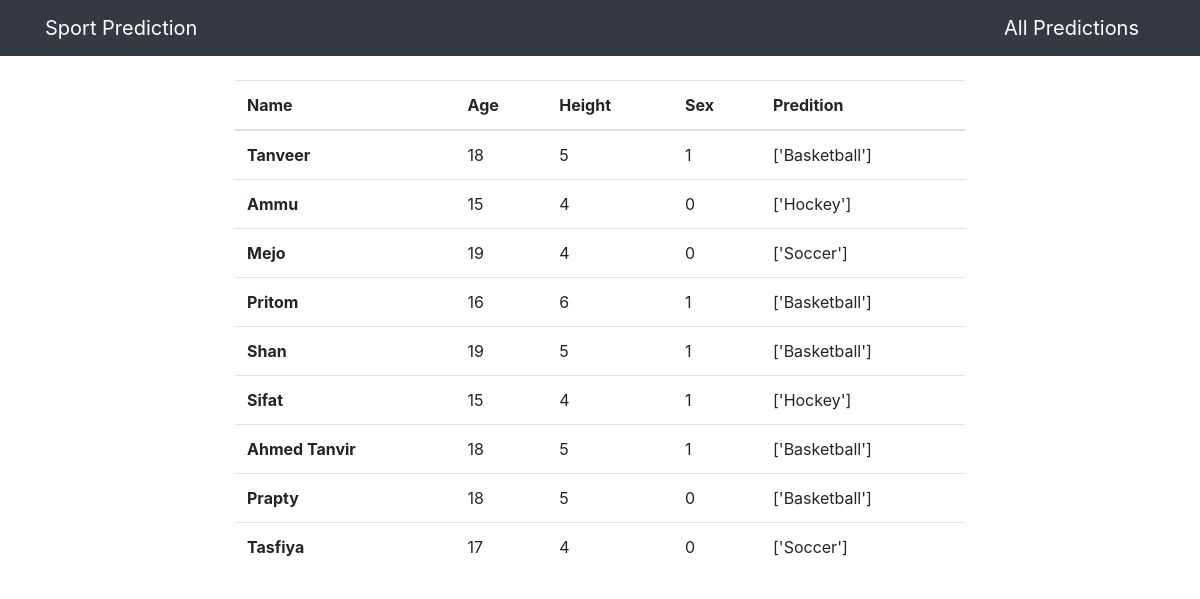
The app's page /prediction/ with its own data.
### dashboard/models.py (models this page shows, shortened)
class Data(models.Model):
    name = models.CharField(max_length=100, null=True)
    age = models.PositiveIntegerField(validators=[MaxValueValidator(19), MinValueValidator(13)], null=True)
    height = models.PositiveIntegerField(null=True)
    sex = models.PositiveIntegerField(choices=GENDER, null=True)
    prediction = models.CharField(max_length=100, blank=True)
    date = models.DateTimeField(auto_now_add=True)
    class Meta:
        ordering = ['-date']

### dashboard/views.py (the view)
# urls.py: path('prediction/', views.prediction, name='dashboard-prediction'),
def prediction(request):
    predicted_data = Data.objects.all()
    context = {
        'predicted_data': predicted_data,
    }
    return render(request, 'dashboard/prediction.html',context)

### templates/dashboard/prediction.html (shortened to what this page needs)
{% extends 'partials/base.html' %}
{% block content %}
<div class="container">
    <div class="row mt-4">
        <div class="col-md-8 offset-md-2">
            <table class="table">
                <thead>
                  <tr>
                    <th scope="col">Name</th>
                    <th scope="col">Age</th>
                    <th scope="col">Height</th>
                    <th scope="col">Sex</th>
                    <th scope="col">Predition</th>
                  </tr>
                </thead>
                <tbody>
                  {% for data in predicted_data %}
                  <tr>
                    <th scope="row">{{ data.name }}</th>
                    <td>{{ data.age }}</td>
                    <td>{{ data.height }}</td>
                    <td>{{ data.sex }}</td>
                    <td>{{ data.prediction }}</td>
                  </tr>
                  {% endfor %}
                </tbody>
              </table>
        </div>
    </div>
</div>
{% endblock %}

### templates/partials/base.html (shortened to what this page needs)
<!doctype html>
<html lang="en">
  <head>
    <link rel="stylesheet" href="https://cdn.jsdelivr.net/npm/bootstrap@4.6.2/dist/css/bootstrap.min.css">
  </head>
  <body>
    {% include 'partials/nav.html' %}
    {% block content %}
    {% endblock %}
  </body>
</html>

### templates/partials/nav.html
<nav class="navbar navbar-dark bg-dark">
    <div class="container">
        <a class="navbar-brand" href="{% url 'dashboard-index' %}">Sport Prediction</a>
        <a class="navbar-brand ml-auto" href="{% url 'dashboard-prediction' %}">All Predictions</a>
    </div>
</nav>

### records on screen
Data: name "Tanveer", age "18", height "5", sex "1", prediction "['Basketball']"
Data: name "Ammu", age "15", height "4", sex "0", prediction "['Hockey']"
Data: name "Mejo", age "19", height "4", sex "0", prediction "['Soccer']"
Data: name "Pritom", age "16", height "6", sex "1", prediction "['Basketball']"
Data: name "Shan", age "19", height "5", sex "1", prediction "['Basketball']"
Data: name "Sifat", age "15", height "4", sex "1", prediction "['Hockey']"
Data: name "Ahmed Tanvir", age "18", height "5", sex "1", prediction "['Basketball']"
Data: name "Prapty", age "18", height "5", sex "0", prediction "['Basketball']"
Data: name "Tasfiya", age "17", height "4", sex "0", prediction "['Soccer']"
